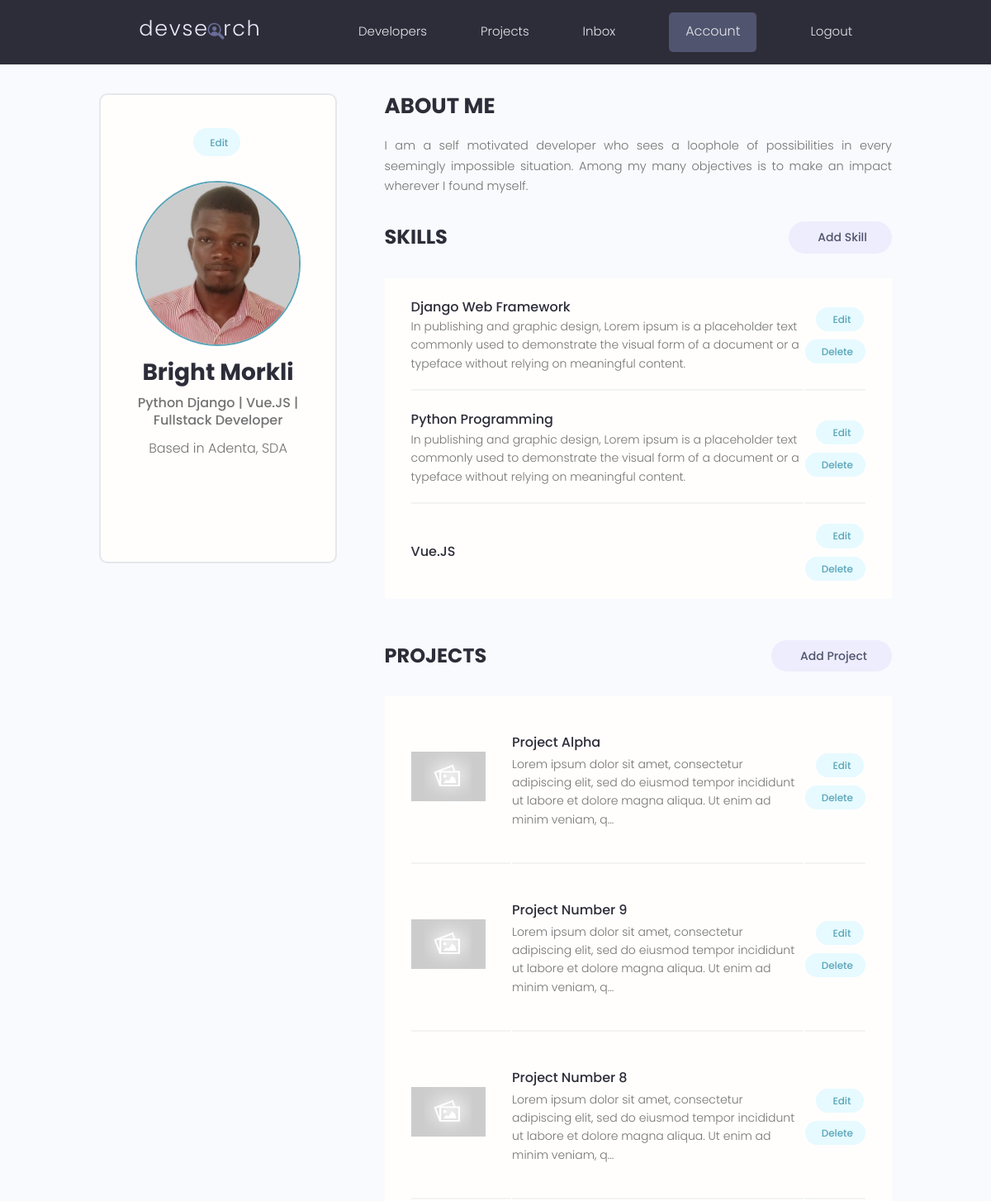
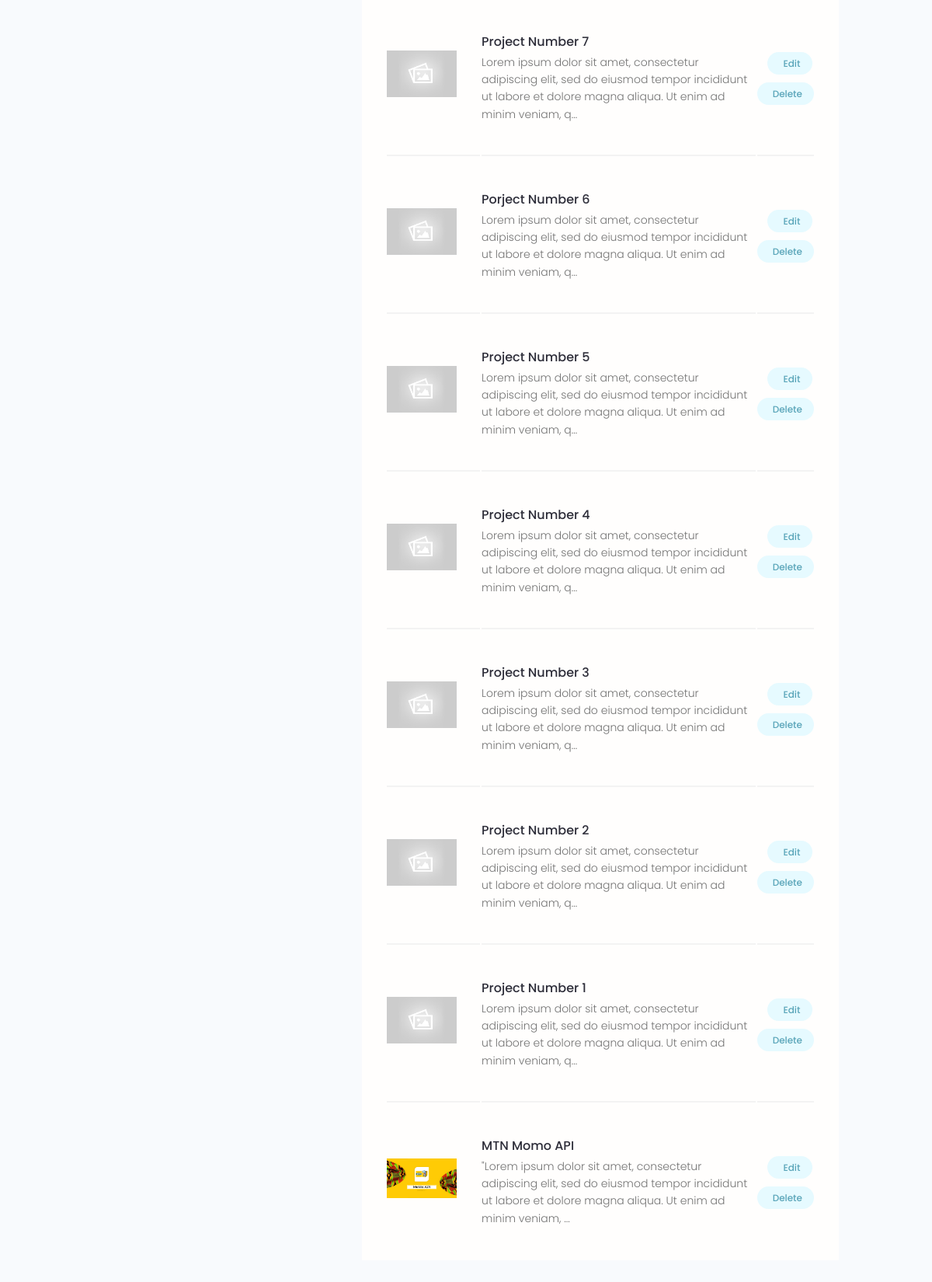
The app's page /account/ (signed in) with its own data (2 pictures, top to bottom).
### users/models.py (models this page shows, shortened)
class Profile(models.Model):
    id = models.UUIDField(
        default=uuid.uuid4, unique=True,
        primary_key=True, editable=False
    )
    user = models.OneToOneField(User, on_delete=models.CASCADE)
    username = models.CharField(max_length=100, blank=True, null=True)
    name = models.CharField(max_length=100, blank=True, null=True, verbose_name='Full Name')
    email = models.EmailField(max_length=100, blank=True, null=True)
    phone = models.CharField(max_length=100, blank=True, null=True)
    short_intro = models.CharField(max_length=100, blank=True, null=True)
    bio = models.TextField(max_length=500, blank=True, null=True)
    profile_pic = models.ImageField(
        upload_to='profile_pics/', blank=True, null=True, default='profile_pics/user-default.png'
    )
    address = models.CharField(max_length=100, blank=True, null=True)
    social_twitter = models.CharField(max_length=500, blank=True, null=True)
    social_linkedin = models.CharField(max_length=500, blank=True, null=True)
    social_github = models.CharField(max_length=500, blank=True, null=True)
    social_website = models.CharField(max_length=500, blank=True, null=True)
    created = models.DateTimeField(auto_now_add=True)

class Skill(models.Model):
    id = models.UUIDField(
        default=uuid.uuid4, unique=True,
        primary_key=True, editable=False
    )
    owner = models.ForeignKey(
        Profile, on_delete=models.CASCADE, blank=True, null=True)
    name = models.CharField(max_length=100, blank=True, null=True)
    description = models.TextField(blank=True, null=True)
    created = models.DateTimeField(auto_now_add=True)

### projects/models.py (models this page shows, shortened)
class Project(models.Model):
    id = models.UUIDField(
        default=uuid.uuid4, unique=True,
        primary_key=True, editable=False
    )
    owner = models.ForeignKey(Profile, on_delete=models.SET_NULL, null=True, blank=True)
    title = models.CharField(max_length=100)
    cover_image = models.ImageField(null=True, blank=True, default='default.jpg')
    description = models.TextField(blank=True, null=True)
    demo_link = models.CharField(max_length=2000, null=True, blank=True)
    source_link = models.CharField(max_length=2000, null=True, blank=True)
    tags = models.ManyToManyField('Tag', blank=True)
    vote_total = models.IntegerField(default=0, blank=True, null=True)
    vote_ratio = models.IntegerField(default=0, blank=True, null=True)
    created = models.DateTimeField(auto_now_add=True)
    class Meta:
        ordering = ['-created']

### users/views.py (the view)
# urls.py: path('account/', views.userAccount, name='account'),
@login_required(login_url='login')
def userAccount(request):
    section = 'account'
    profile = Profile.objects.get(user=request.user)
    skills = profile.skill_set.all()
    projects = profile.project_set.all()
    template_name = 'users/account.html'
    context = {
        'profile': profile, 'skills': skills, 'projects': projects,
        'section': section,
    }
    return render(request, template_name, context)

### users/templates/users/account.html (shortened to what this page needs)
{% extends 'main.html' %}
{% block content %}
  <main class="settingsPage profile my-md">
    <div class="container">
      <div class="layout">
        <div class="column column--1of3">
          <div class="card text-center">
            <div class="card__body dev">
              <a class="tag tag--pill tag--main settings__btn" href="{% url 'edit-profile' %}"> Edit</a>
              <img class="avatar avatar--xl dev__avatar" src="{{profile.profile_pic.url}}" />
              <h2 class="dev__name">{{profile.name}}</h2>
              <p class="dev__title">{{profile.short_intro}}</p>
              <p class="dev__location">Based in {{profile.address}}</p>
              <ul class="dev__social">
              </ul>
            </div>
          </div>
        </div>
        <div class="column column--2of3">
          <div class="devInfo">
            <h3 class="devInfo__title">About Me</h3>
            <p class="devInfo__about">
              {{profile.bio}}
            </p>
          </div>
          <div class="settings">
            <h3 class="settings__title">Skills</h3>
            <a class="tag tag--pill tag--sub settings__btn tag--lg" href="{% url 'add-skill' %}"> Add Skill</a>
          </div>
          <table class="settings__table">
            {% for skill in skills %}
            <tr>
              <td class="settings__tableInfo">
                <h4>{{skill.name}}</h4>
                <p>
                  {{skill.description}}
                </p>
              </td>
              <td class="settings__tableActions">
                <a class="tag tag--pill tag--main settings__btn" href="{% url 'update-skill' skill.id %}"> Edit</a>
                <a class="tag tag--pill tag--main settings__btn" href="{% url 'delete-skill' skill.id %}">
                  Delete</a>
              </td>
            </tr>
            {% endfor %}
          </table>
          <div class="settings">
            <h3 class="settings__title">Projects</h3>
            <a class="tag tag--pill tag--sub settings__btn tag--lg" href="{% url 'add-project' %}"> Add Project</a>
          </div>
          <table class="settings__table">
            {% for project in projects %}
            <tr>
              <td class="settings__thumbnail">
                <a href="{% url 'details' project.id %}"><img src="{{project.cover_image.url}}" alt="Project Thumbnail" /></a>
              </td>
              <td class="settings__tableInfo">
                <a href="{% url 'details' project.id %}">{{project.title}}</a>
                <p>
                  {{project.description|slice:"150"}}...
                </p>
              </td>
              <td class="settings__tableActions">
                <a class="tag tag--pill tag--main settings__btn" href="{% url 'update-project' project.id %}"> Edit</a>
                <a class="tag tag--pill tag--main settings__btn" href="{% url 'delete-project' project.id %}">
                  Delete</a>
              </td>
            </tr>
            {% endfor %}
          </table>
        </div>
      </div>
    </div>
  </main>
{% endblock content %}

### static/styles/app.css (style rules this page uses)
:root { --color-sub: #2d2d39; }
.card { border: 2px solid var(--color-light); }
img { width: 100%; }
.profile .card > .dev { padding: 4rem; }
.dev__avatar { display: block; margin: auto; }
.dev__name { color: var(--color-sub); font-size: 2.8rem; font-weight: 700; margin-top: 1rem; margin-bottom: 0.5rem; }
.dev__title { font-size: 1.6rem; font-weight: 500; line-height: 1.3; }
.dev__location { margin-top: 1rem; }
.dev__social { margin: 3rem 0; list-style: none; display: flex; justify-content: center; gap: 1.5rem; }
.devInfo { margin-bottom: 3rem; }
.devInfo__title, .devInfo__subtitle { font-size: 2.6rem; color: var(--color-sub); text-transform: uppercase; font-weight: 700; margin-bottom: 1.5rem; }
.devInfo__about, .devSkill__info { font-size: 1.45rem; line-height: 1.7; text-align: justify; }
.settingsPage .dev > .settings__btn { display: inline-block; margin-bottom: 3rem; }
.settings { display: flex; justify-content: space-between; align-items: center; }
.settings__title { font-size: 2.4rem; text-transform: uppercase; font-weight: 700; color: var(--color-sub); }
.settings__table { margin-top: 3rem; margin-bottom: 5rem; padding: 0 3rem; background: var(--color-white); }
.settings__table tr { width: 100%; }
.settings__table tr > td { padding: 2rem 0; }
.settings__table tr:not(:last-child) td { border-bottom: 2px solid var(--color-white-light); }
.settings__thumbnail { width: 23%; min-width: 10rem; }
.settings__thumbnail img { padding-right: 3rem; height: 15rem; object-fit: contain; }
.settings__tableInfo { width: 100%; }
.settings__tableInfo h4, .settings__tableInfo a { padding-right: 1rem; width: auto; font-size: 1.6rem; font-weight: 500; color: var(--color-sub); }
.settings__tableInfo p { font-size: 1.4rem; }
.settings__tableActions { text-align: right; }

### static/uikit/styles/modules/_variables.css (style rules this page uses)
:root { --color-main: #5aa5b9; --color-main-light: #e6faff; --color-sub: #3f4156; --color-sub-light: #51546e; --color-sub-lighter: #ededfd; --color-text: #737373; --color-gray: #8b8b8b; --color-light: #e5e7eb; --color-light-gray: #767676; --color-bg: #f8fafd; --color-white: #fffefd; --color-white-light: #f3f3f3; --color-success: #359e64; --color-success-bg: #def8e8; --color-error: #fc4b0b; --color-error-bg: #fff2ee; --font-base: 'Poppins', arial, helvetica, 'Segoe UI', roboto, ubuntu, sans-serif; --font-monospace: 'Fira Code', 'Courier New', courier, monospace; --font-regular: 300; --font-medium: 500; --font-bold: 700; --generic-shadow: 1px 1px 5px #00000010; --generic-transition: all 0.3s ease-in-out; }

### static/uikit/styles/modules/_base.css (style rules this page uses)
* { margin: 0; padding: 0; box-sizing: border-box; text-rendering: optimizeLegibility; color: inherit; font-size: inherit; }
html { font-size: 50%; }
@media only screen and (min-width: 480px) { html { font-size: 56.25%; } }
@media only screen and (min-width: 1200px) { html { font-size: 62.5%; } }
body { line-height: 1.6; font-weight: 400; font-size: 1.5rem; color: var(--color-text); background-color: var(--color-bg); min-height: 100vh; }

### static/uikit/styles/modules/_typography.css (style rules this page uses)
* { font-family: var(--font-base); }
h2 { font-size: 3.6rem; font-weight: var(--font-bold); }
h3 { font-size: 3.2rem; font-weight: var(--font-medium); }
h4 { font-size: 2.8rem; font-weight: var(--font-medium); }
p, span, strong { font-size: 1.6rem; color: var(--color-text); font-weight: var(--font-regular); }
a { padding-bottom: 2px; text-decoration: none; display: inline-block; color: var(--color-main); font-weight: var(--font-medium); }

### static/uikit/styles/modules/_utilities.css (style rules this page uses)
.container { width: 92%; max-width: 165rem; margin: 0 auto; box-sizing: border-box; }
@media screen and (min-width: 1000px) { .container { width: 90%; } }
@media screen and (min-width: 1200px) { .container { width: 80%; } }
.text-center { text-align: center; }
.my-md { margin: 3rem auto; }

### static/uikit/styles/modules/_avatar.css (style rules this page uses)
.avatar { border-radius: 50%; border: 2px solid var(--color-main); object-fit: cover; }
.avatar--xl { height: 20rem; width: 20rem; }

### static/uikit/styles/modules/_card.css (style rules this page uses)
.card { border-radius: 1rem; background-color: var(--color-white); border: 1.5px solid var(--color-light); width: auto; height: auto; margin-top: 0.5rem; margin-bottom: 0.5rem; overflow: hidden; }
.card__body, .card__header { padding: 2rem 2.5rem; }

### static/uikit/styles/modules/_layout.css (style rules this page uses)
.layout { display: flex; flex-flow: row wrap; justify-content: space-between; }
.layout > .column { margin-bottom: 3rem; }
.layout > .column.column--1of3 { flex-basis: 30%; }
.layout > .column.column--2of3 { flex-basis: 64%; }

### records on screen
Profile: profile_pic (picture), name "Bright Morkli", short_intro "Python Django | Vue.JS | Fullstack Developer", address "Adenta, SDA", bio "I am a self motivated developer who sees a loophole of possibilities in every seemingly impossible situation. Among my many objectives is to make an impact wherever I found myself."
Skill: name "Django Web Framework", description "In publishing and graphic design, Lorem ipsum is a placeholder text commonly used to demonstrate the visual form of a document or a typeface without relying on meaningful content."
Skill: name "Python Programming", description "In publishing and graphic design, Lorem ipsum is a placeholder text commonly used to demonstrate the visual form of a document or a typeface without relying on meaningful content."
Skill: name "Vue.JS"
Project: cover_image (placeholder picture), title "Project Alpha", description "Lorem ipsum dolor sit amet, consectetur adipiscing elit, sed do eiusmod tempor incididunt ut labore et dolore magna aliqua. Ut enim ad minim veniam, q"
Project: cover_image (placeholder picture), title "Project Number 9", description "Lorem ipsum dolor sit amet, consectetur adipiscing elit, sed do eiusmod tempor incididunt ut labore et dolore magna aliqua. Ut enim ad minim veniam, q"
Project: cover_image (placeholder picture), title "Project Number 8", description "Lorem ipsum dolor sit amet, consectetur adipiscing elit, sed do eiusmod tempor incididunt ut labore et dolore magna aliqua. Ut enim ad minim veniam, q"
Project: cover_image (placeholder picture), title "Project Number 7", description "Lorem ipsum dolor sit amet, consectetur adipiscing elit, sed do eiusmod tempor incididunt ut labore et dolore magna aliqua. Ut enim ad minim veniam, q"
Project: cover_image (placeholder picture), title "Porject Number 6", description "Lorem ipsum dolor sit amet, consectetur adipiscing elit, sed do eiusmod tempor incididunt ut labore et dolore magna aliqua. Ut enim ad minim veniam, q"
Project: cover_image (placeholder picture), title "Project Number 5", description "Lorem ipsum dolor sit amet, consectetur adipiscing elit, sed do eiusmod tempor incididunt ut labore et dolore magna aliqua. Ut enim ad minim veniam, q"
Project: cover_image (placeholder picture), title "Project Number 4", description "Lorem ipsum dolor sit amet, consectetur adipiscing elit, sed do eiusmod tempor incididunt ut labore et dolore magna aliqua. Ut enim ad minim veniam, q"
Project: cover_image (placeholder picture), title "Project Number 3", description "Lorem ipsum dolor sit amet, consectetur adipiscing elit, sed do eiusmod tempor incididunt ut labore et dolore magna aliqua. Ut enim ad minim veniam, q"
Project: cover_image (placeholder picture), title "Project Number 2", description "Lorem ipsum dolor sit amet, consectetur adipiscing elit, sed do eiusmod tempor incididunt ut labore et dolore magna aliqua. Ut enim ad minim veniam, q"
Project: cover_image (placeholder picture), title "Project Number 1", description "Lorem ipsum dolor sit amet, consectetur adipiscing elit, sed do eiusmod tempor incididunt ut labore et dolore magna aliqua. Ut enim ad minim veniam, q"
Project: cover_image (picture), title "MTN Momo API", description "\"Lorem ipsum dolor sit amet, consectetur adipiscing elit, sed do eiusmod tempor incididunt ut labore et dolore magna aliqua. Ut enim ad minim veniam,"
